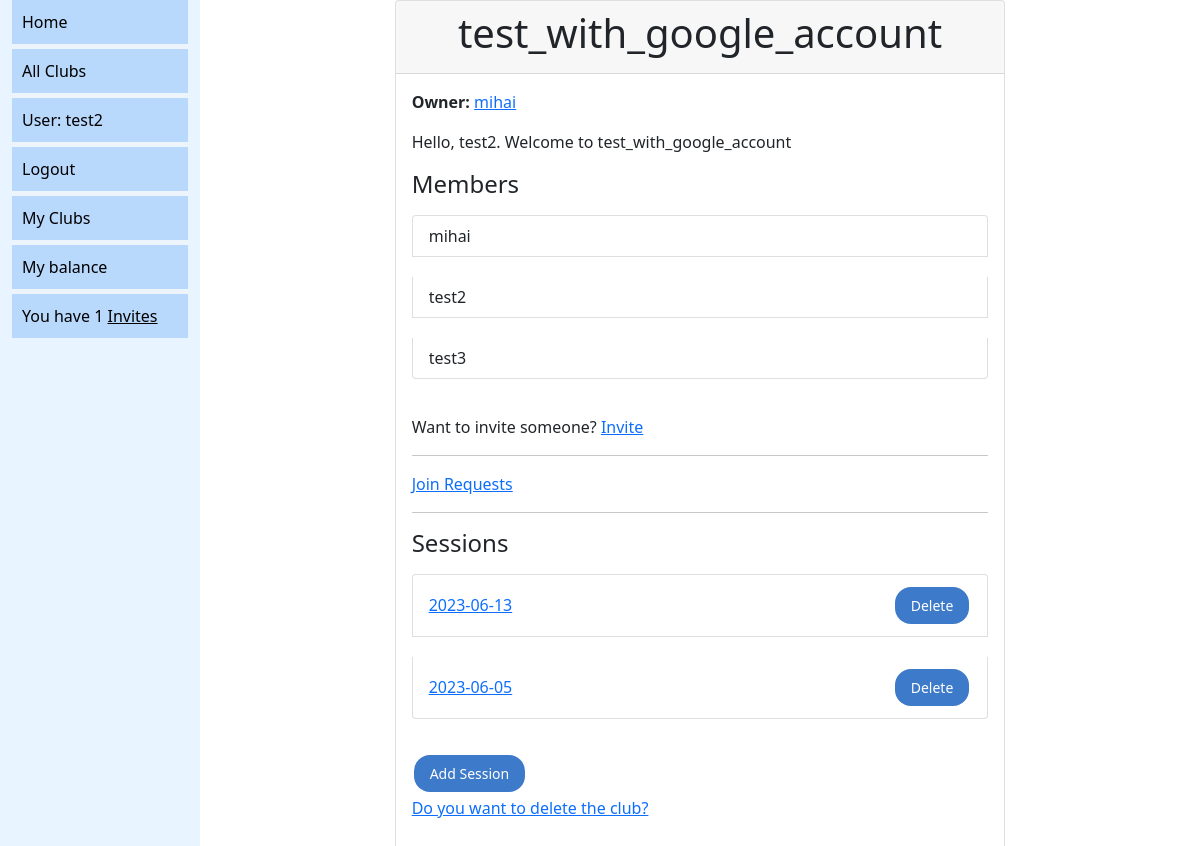
Page /club/1 (signed in) on the committed database.
### accounts/models.py (models this page shows, shortened)
class CustomUser(AbstractUser):
    clubs = models.ManyToManyField('home.Club', help_text='Clubs this user is associated with')
    invites_sent = models.ManyToManyField('home.Invite', help_text='Invites sent by this user', related_name='invites_sent')
    invites_received = models.ManyToManyField('home.Invite', help_text='Invites received by this user', related_name='invites_received')
    sums = models.ManyToManyField('home.Sum', help_text='Sums assinged to this user')
    payments = models.ManyToManyField('home.payment', help_text='Payments involving this user')
    join_requests = models.ManyToManyField('home.JoinRequest')
    livesessions = models.ManyToManyField('home.LiveSession', help_text='livesessions')
    def __str__(self):
        return self.username
    class Meta:
        ordering = ['username']

### home/models.py (models this page shows, shortened)
class Club(models.Model):
    time_created = models.DateField(default=timezone.now)
    name = models.CharField(max_length=200, help_text='Enter a club name')
    owner = models.ForeignKey('accounts.CustomUser', on_delete=models.SET_NULL, null=True, related_name='club_owner')
    members = models.ManyToManyField('accounts.CustomUser', help_text='Add members to this club')
    invites_sent = models.ManyToManyField('Invite')
    sessions = models.ManyToManyField('Session')
    sums = models.ManyToManyField('Sum')
    join_requests = models.ManyToManyField('JoinRequest')
    class Meta:
        ordering = ['-time_created']
    def get_absolute_url(self):
        return reverse('home:club-detail', args=[str(self.id)])

class Session(models.Model):
    time_created = models.DateField(default=datetime.date(2000, 1, 1) )
    id = models.UUIDField(primary_key=True, default=uuid.uuid4, help_text='Unique ID for this particular session across whole sessions list')
    name = models.CharField(max_length=200, default = str(time_created))
    members = models.ManyToManyField('SessionMember', help_text='Add members to this session')
    parent_club = models.ForeignKey('Club', on_delete = models.CASCADE, default=None)
    sums = models.ManyToManyField('Sum')
    payments = models.ManyToManyField('Payment')
    bias = models.FloatField(default=0)
    STATUS_ = (
        ('o', 'open'),
        ('c', 'closed')
    )
    TYPE_ = (
        ('z', 'Zero Sum'), # zero sum calculates a zero sum between all members. The ballance should always reach 0.
        ('s', 'Split Sum') # split sum splits debt for all involved members.
    )
    type =  models.CharField(
        max_length=1,
        choices=TYPE_,
        blank=True,
        default='z',
        help_text='Type of session',
    )
    status =  models.CharField(
        max_length=1,
        choices=STATUS_,
        blank=True,
        default='o',
        help_text='Status of the session',
    )
    class Meta:
        ordering = ['-time_created']
    def get_absolute_url(self):
        return reverse('home:session-detail', args=[str(self.id)])

### home/views.py (the view)
# urls.py: path('club/<str:pk>', views.ClubDetailView.as_view(), name='club-detail'),
class ClubDetailView(LoginRequiredMixin, generic.DetailView):
    model = Club
    def get_context_data(self, **kwargs):
        context = super().get_context_data(**kwargs)
        u = self.request.user
        club = self.get_object()
        if u not in club.members.all():
            is_member = False
            context['is_member'] = is_member
        else:
            is_member = True
            helper_text = "Hello, " + str(u.username) + ". Welcome to " + club.name
            sessions_list = club.sessions.all()
            context['is_member'] = is_member
            context['sessions_list'] = sessions_list
            context['helper_text'] = helper_text
        return context

### home/templates/home/club_detail.html (shortened to what this page needs)
{% extends "base_generic.html" %}
{% block content %}
  <div class="container">
    <div class="row justify-content-center">
      <div class="col-md-8">
        <div class="card">
          <div class="card-header">
            <h1 class="text-center">{{ club.name }}</h1>
          </div>
          <div class="card-body">
            <p><strong>Owner:</strong> <a href="">{{ club.owner }}</a></p>
            <p class="mb-3"> {{ helper_text }} </p>
            {% if is_member %}
              <h4 class="mb-3">Members</h4>
              <ul class="list-group mb-3">
                {% for member in club.members.all %}
                  <li class="list-group-item">{{ member.username }}</li>
                {% endfor %}
              </ul>
              <p class="mb-3">
                Want to invite someone?  <a href="{{ club.get_absolute_url }}/invite"> Invite</a>
              </p>
              <hr>
              <p class="mb-3">
              <a href="{{ club.get_absolute_url }}/join-requests">Join Requests</a>
              </p>
              <hr>
              <h4 class="mb-3">Sessions</h4>
              <ul class="list-group">
                {% for session in sessions_list.all %}
                  <li class="list-group-item d-flex justify-content-between align-items-center">
                    <a href="{{ session.get_absolute_url }}">{{ session.name }}</a>
                    <button class="btn btn-sm btn-danger sessionDelete" data-session_id="{{ session.id }}">Delete</button>
                  </li>
                {% endfor %}
              </ul>
              <a class="btn btn-primary mt-3" href="{{club.get_absolute_url }}/create-session">Add Session</a>
              <p><a href="{{ club.get_absolute_url }}/delete">Do you want to delete the club?</a></p>
            {% endif %}
          </div>
        </div>
      </div>
    </div>
  </div>
{% endblock %}

### home/templates/base_generic.html (shortened to what this page needs)
<!DOCTYPE html>
<html lang="en">
<head>
  <link href="https://cdn.jsdelivr.net/npm/bootstrap@5.1.3/dist/css/bootstrap.min.css" rel="stylesheet">
  {% load static %}
  <link rel="stylesheet" href="{% static 'css/styles.css' %}">
</head>
<link rel="stylesheet" href="https://cdnjs.cloudflare.com/ajax/libs/Chart.js/2.8.0/Chart.min.css" />
<body>
  <div class="container-fluid">
    <div class="row">
      <div class="col-sm-2">
        {% block sidebar %}
          <ul class="sidebar-nav">
            <li><a href="{% url 'home:index' %}">Home</a></li>
            <li><a href="{% url 'home:clubs' %}">All Clubs</a></li>
            {% if user.is_authenticated %}
              <li class="username">User: {{ user.username }}</li>
              <li><a href="{% url 'account_logout' %}?next={{ request.path }}">Logout</a></li>
              <li><a href="{% url 'home:myclubs' %}">My Clubs</a></li>
              <li><a href="/mydebit/alltime">My balance</a></li>
              <li class="invites">You have {{ user.invites_received.count }} <a href="{% url 'home:myinvites' %}">Invites</a></li>
            {% else %}
              <li><a href="{% url 'account_login' %}?next={{ request.path }}">Login</a></li>
            {% endif %}
          </ul>
        {% endblock %}
      </div>
      <div class="col-sm-10">{% block content %}{% endblock %}</div>
    </div>
  </div>
</body>
</html>

### home/static/css/styles.css (style rules this page uses)
.btn { background-color: #3d7aca; border: none; color: white; padding: 8px 16px; text-align: center; text-decoration: none; display: inline-block; font-size: 14px; margin: 4px 2px; cursor: pointer; border-radius: 16px; transition: background-color 0.3s ease; }
ul { list-style: none; margin: 0; padding: 0; }
li { margin-bottom: 20px; }
.col-sm-2 { background-color: #e8f4ff; }
.col-sm-10 { background-color: #ffffff; }
.sidebar-nav { background-color: #eef4fc; list-style-type: none; padding: 0; margin: 0; }
.sidebar-nav li { padding: 10px; }
.sidebar-nav li a { color: rgb(0, 0, 0); text-decoration: none; }
.sidebar-nav li.username { color: #000000; padding: 10px; }
.sidebar-nav li.invites { color: #000000; padding: 10px; }
.sidebar-nav li.invites a { color: #000000; text-decoration: underline; }
.sidebar-nav { list-style-type: none; margin: 0; padding: 0; width: 100%; }
.sidebar-nav li { padding: 10px; background-color: #b8d8fc; margin-bottom: 5px; }
.sidebar-nav li:last-child { border-bottom: none; }

### rows in the picture
CustomUser: username "test2", invites_received.count "1"
Club: name "test_with_google_account", owner "mihai"
CustomUser: username "mihai"
CustomUser: username "test3"
Session: name "2023-06-13"
Session: name "2023-06-05"

### other values in the picture
{{ helper_text }} "Hello, test2. Welcome to test_with_google_account"
